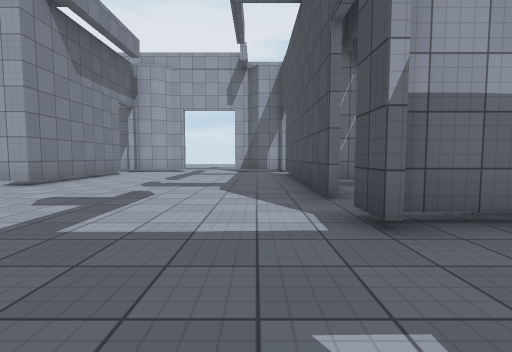
view 1 (above)

17 first-person views from a walk through a scene from a Unity 3-D project. The camera is 1.2 m above the floor, tilts 4° down and sees 85° across. The floor is counted in squares, 2 m on a side. Each view is taken from the middle of a square. On the plan, view 1 faces up. The plan holds only what a view shows up to about 9 squares ahead; the rest is blank. Surface patterns are stand-ins for the level's own textures.

view 2
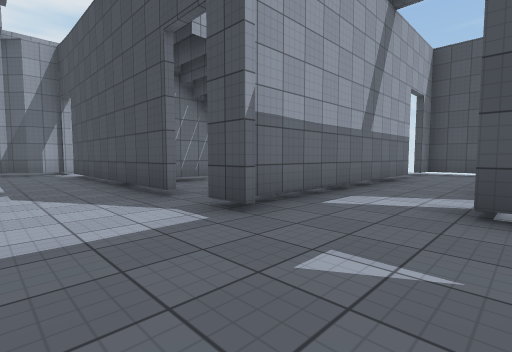

view 3
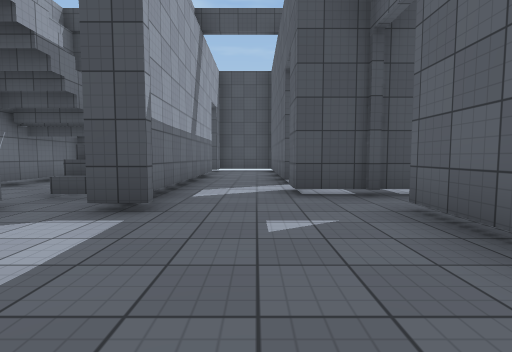

view 4
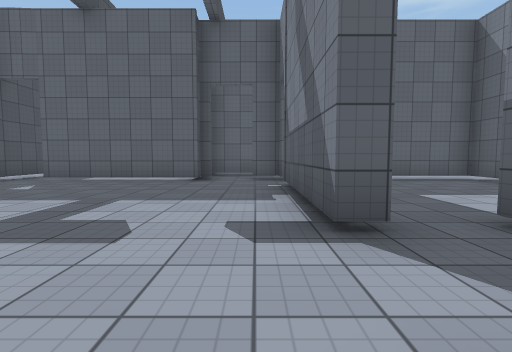

view 5
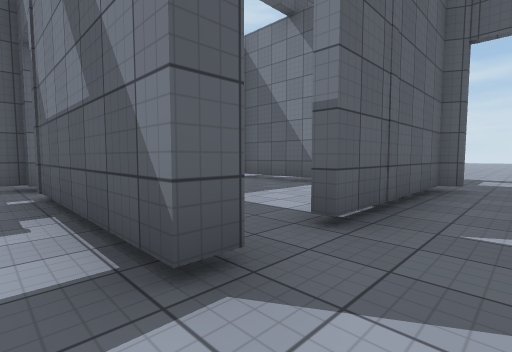

view 6
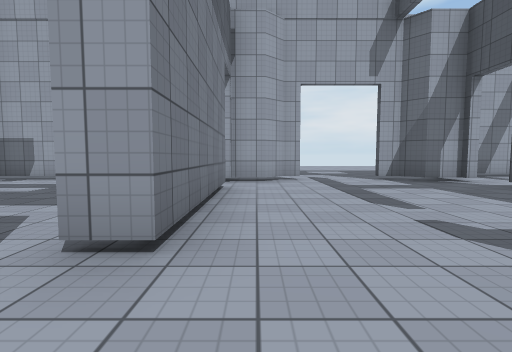

view 7
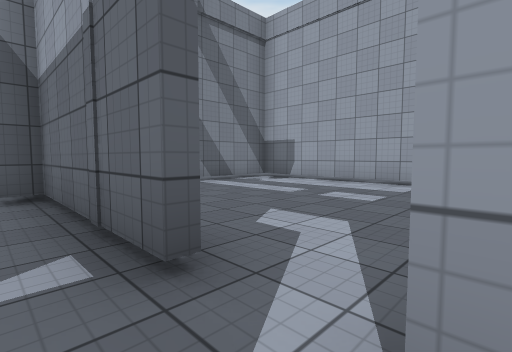

view 8
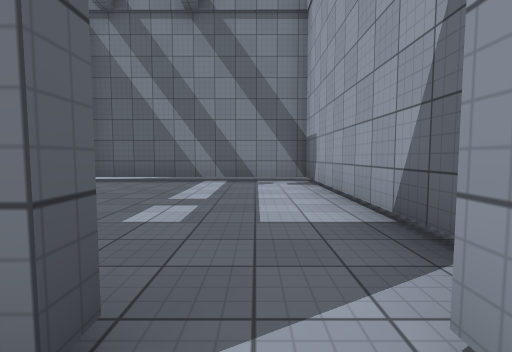

view 9
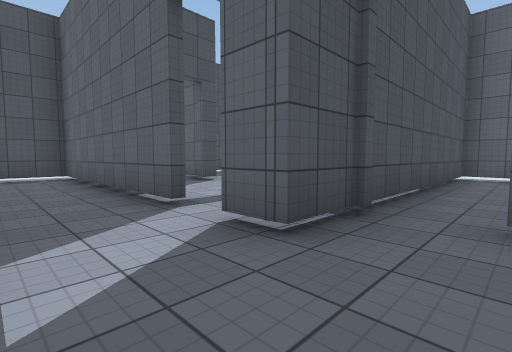

view 10
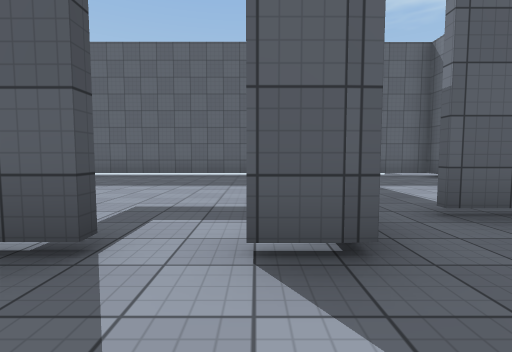

view 11
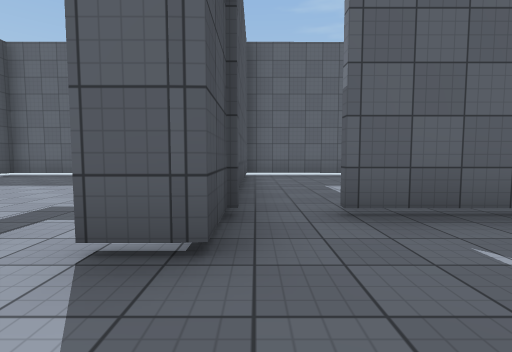

view 12
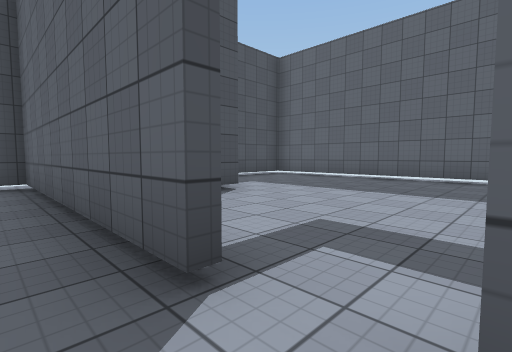

view 13
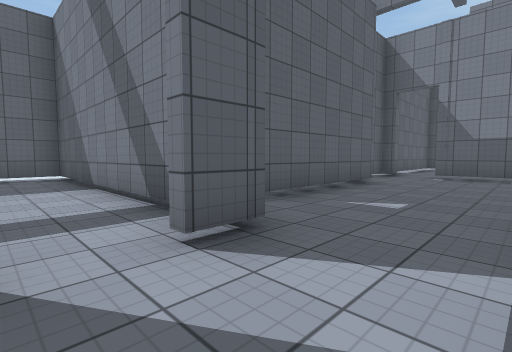

view 14
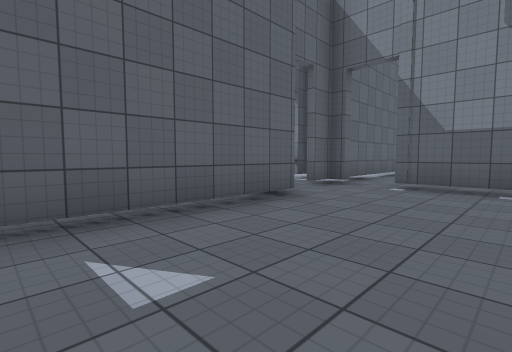

view 15
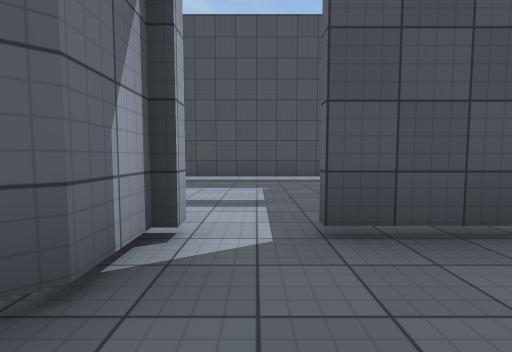

view 16
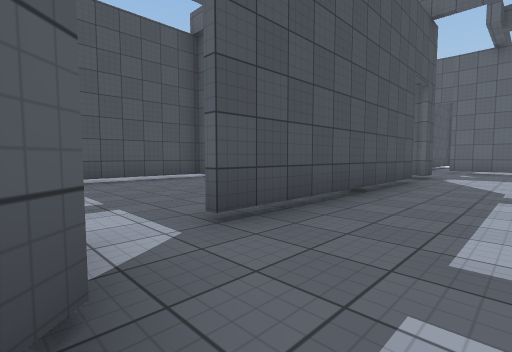

view 17
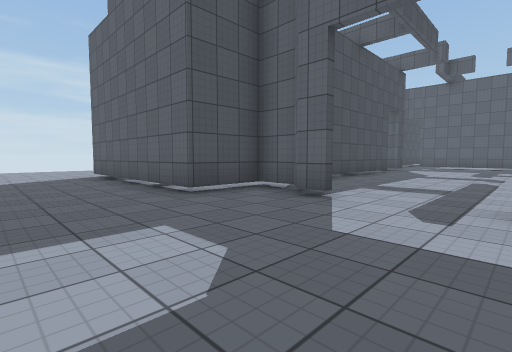

### Floor plan
Key: @ floor where view 1 was taken; # wall or solid block; x gap in a wall; . floor; ^ raised ledge; T thing the floor can be seen under or through.
Columns run from 13 left of view 1 to 10 right of it. Each row starts with its distance up from view 1.
 15           ..........
 14           ............
 13           ....######..
 12   ..... ......#....#.
 11  .TTTTTT###..##....T.
 10  .T................T.
  9  .T.....#.....#....T.
  8  .T.....#.....#....T.
  7  .T.....#.....#....T.
  6  .#####.#.....######.
  5 ..............#...
  4 ...####x#.....x^#
  3      ...#.....#######..
  2     ....#.............#
  1    #....#.............#.
  0    #.........@.##x#####.
 -1    ###########x# ...##
 -2    ....# ## ...#....##
 -3        # ##  ..#......
 -4             ...#......
 -5             ...#......#
 -6            #. #########
 -7            ###       ##

Positions as (right, up) in squares from view 1, and headings:
1: (0, 0), facing up
2: (-1, 0), facing up-right
3: (-2, 1), facing right
4: (-4, 6), facing down
5: (-4, 5), facing down-left
6: (-4, 4), facing up
7: (-5, 5), facing up-left
8: (-4, 10), facing left
9: (1, 2), facing down-right
10: (3, 2), facing down
11: (2, 2), facing down
12: (3, 1), facing down-right
13: (4, 2), facing down-left
14: (1, 2), facing down-left
15: (-1, 10), facing right
16: (-1, 11), facing down-right
17: (-3, 15), facing down-right
